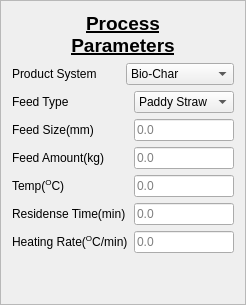
         <widget class="QFrame" name="frame">
          <property name="styleSheet">
           <string notr="true">background: none;</string>
          </property>
          <property name="frameShape">
           <enum>QFrame::StyledPanel</enum>
          </property>
          <property name="frameShadow">
           <enum>QFrame::Raised</enum>
          </property>
          <layout class="QGridLayout" name="gridLayout_3">
           <item row="0" column="0">
            <layout class="QHBoxLayout" name="horizontalLayout_25">
             <item>
              <spacer name="horizontalSpacer_8">
               <property name="orientation">
                <enum>Qt::Horizontal</enum>
               </property>
               <property name="sizeHint" stdset="0">
                <size>
                 <width>40</width>
                 <height>20</height>
                </size>
               </property>
              </spacer>
             </item>
             <item>
              <widget class="QLabel" name="label_22">
               <property name="font">
                <font>
                 <pointsize>14</pointsize>
                 <weight>75</weight>
                 <bold>true</bold>
                 <underline>true</underline>
                </font>
               </property>
               <property name="text">
                <string>Process
Parameters</string>
               </property>
               <property name="alignment">
                <set>Qt::AlignCenter</set>
               </property>
              </widget>
             </item>
             <item>
              <spacer name="horizontalSpacer_7">
               <property name="orientation">
                <enum>Qt::Horizontal</enum>
               </property>
               <property name="sizeHint" stdset="0">
                <size>
                 <width>40</width>
                 <height>20</height>
                </size>
               </property>
              </spacer>
             </item>
            </layout>
           </item>
           <item row="2" column="0">
            <layout class="QHBoxLayout" name="horizontalLayout_4">
             <item>
              <widget class="QLabel" name="label_3">
               <property name="text">
                <string>Feed Type</string>
               </property>
              </widget>
             </item>
             <item>
              <widget class="QComboBox" name="comboBox_3">
               <property name="maximumSize">
                <size>
                 <width>100</width>
                 <height>16777215</height>
                </size>
               </property>
               <item>
                <property name="text">
                 <string>Paddy Straw</string>
                </property>
               </item>
               <item>
                <property name="text">
                 <string>Wheat Straw</string>
                </property>
               </item>
              </widget>
             </item>
            </layout>
           </item>
           <item row="6" column="0">
            <layout class="QHBoxLayout" name="horizontalLayout_6">
             <item>
              <widget class="QLabel" name="label_5">
               <property name="text">
                <string>Residense Time(min)</string>
               </property>
              </widget>
             </item>
             <item>
              <widget class="QLineEdit" name="lineEdit_2">
               <property name="maximumSize">
                <size>
                 <width>100</width>
                 <height>16777215</height>
                </size>
               </property>
               <property name="text">
                <string/>
               </property>
               <property name="placeholderText">
                <string>0.0</string>
               </property>
              </widget>
             </item>
            </layout>
           </item>
           <item row="5" column="0">
            <layout class="QHBoxLayout" name="horizontalLayout_5">
             <item>
              <widget class="QLabel" name="label_4">
               <property name="text">
                <string>Temp(&lt;sup&gt;O&lt;/sup&gt;C)      </string>
               </property>
               <property name="textFormat">
                <enum>Qt::AutoText</enum>
               </property>
              </widget>
             </item>
             <item>
              <widget class="QLineEdit" name="lineEdit">
               <property name="sizePolicy">
                <sizepolicy hsizetype="Expanding" vsizetype="Fixed">
                 <horstretch>0</horstretch>
                 <verstretch>0</verstretch>
                </sizepolicy>
               </property>
               <property name="maximumSize">
                <size>
                 <width>100</width>
                 <height>16777215</height>
                </size>
               </property>
               <property name="inputMethodHints">
                <set>Qt::ImhNone</set>
               </property>
               <property name="inputMask">
                <string/>
               </property>
               <property name="text">
                <string/>
               </property>
               <property name="maxLength">
                <number>32767</number>
               </property>
               <property name="placeholderText">
                <string>0.0</string>
               </property>
              </widget>
             </item>
            </layout>
           </item>
           <item row="4" column="0">
            <layout class="QHBoxLayout" name="horizontalLayout_38">
             <item>
              <widget class="QLabel" name="label_33">
               <property name="text">
                <string>Feed Amount(kg)      </string>
               </property>
              </widget>
             </item>
             <item>
              <widget class="QLineEdit" name="lineEdit_22">
               <property name="sizePolicy">
                <sizepolicy hsizetype="Expanding" vsizetype="Fixed">
                 <horstretch>0</horstretch>
                 <verstretch>0</verstretch>
                </sizepolicy>
               </property>
               <property name="maximumSize">
                <size>
                 <width>100</width>
                 <height>16777215</height>
                </size>
               </property>
               <property name="inputMethodHints">
                <set>Qt::ImhNone</set>
               </property>
               <property name="inputMask">
                <string/>
               </property>
               <property name="text">
                <string/>
               </property>
               <property name="maxLength">
                <number>32767</number>
               </property>
               <property name="placeholderText">
                <string>0.0</string>
               </property>
              </widget>
             </item>
            </layout>
           </item>
           <item row="1" column="0">
            <layout class="QHBoxLayout" name="horizontalLayout_3">
             <item>
              <widget class="QLabel" name="label_2">
               <property name="text">
                <string>Product System</string>
               </property>
              </widget>
             </item>
             <item>
              <widget class="QComboBox" name="comboBox_2">
               <property name="sizePolicy">
                <sizepolicy hsizetype="Preferred" vsizetype="Fixed">
                 <horstretch>0</horstretch>
                 <verstretch>0</verstretch>
                </sizepolicy>
               </property>
               <property name="maximumSize">
                <size>
                 <width>150</width>
                 <height>16777215</height>
                </size>
               </property>
               <item>
                <property name="text">
                 <string>Bio-Char</string>
                </property>
               </item>
               <item>
                <property name="text">
                 <string>Bio-Oil</string>
                </property>
               </item>
               <item>
                <property name="text">
                 <string>Flue-Gases</string>
                </property>
               </item>
              </widget>
             </item>
            </layout>
           </item>
           <item row="3" column="0">
            <layout class="QHBoxLayout" name="horizontalLayout_37">
             <item>
              <widget class="QLabel" name="label_32">
               <property name="text">
                <string>Feed Size(mm)</string>
               </property>
              </widget>
             </item>
             <item>
              <widget class="QLineEdit" name="lineEdit_21">
               <property name="sizePolicy">
                <sizepolicy hsizetype="Expanding" vsizetype="Fixed">
                 <horstretch>0</horstretch>
                 <verstretch>0</verstretch>
                </sizepolicy>
               </property>
               <property name="maximumSize">
                <size>
                 <width>100</width>
                 <height>16777215</height>
                </size>
               </property>
               <property name="inputMethodHints">
                <set>Qt::ImhNone</set>
               </property>
               <property name="inputMask">
                <string/>
               </property>
               <property name="text">
                <string/>
               </property>
               <property name="maxLength">
                <number>32767</number>
               </property>
               <property name="placeholderText">
                <string>0.0</string>
               </property>
              </widget>
             </item>
            </layout>
           </item>
           <item row="7" column="0">
            <layout class="QHBoxLayout" name="horizontalLayout_7">
             <item>
              <widget class="QLabel" name="label_6">
               <property name="text">
                <string>Heating Rate(&lt;sup&gt;O&lt;/sup&gt;C/min)</string>
               </property>
              </widget>
             </item>
             <item>
              <widget class="QLineEdit" name="lineEdit_3">
               <property name="maximumSize">
                <size>
                 <width>100</width>
                 <height>16777215</height>
                </size>
               </property>
               <property name="text">
                <string/>
               </property>
               <property name="placeholderText">
                <string>0.0</string>
               </property>
              </widget>
             </item>
            </layout>
           </item>
           <item row="8" column="0">
            <spacer name="verticalSpacer_5">
             <property name="orientation">
              <enum>Qt::Vertical</enum>
             </property>
             <property name="sizeHint" stdset="0">
              <size>
               <width>20</width>
               <height>40</height>
              </size>
             </property>
            </spacer>
           </item>
          </layout>
         </widget>
